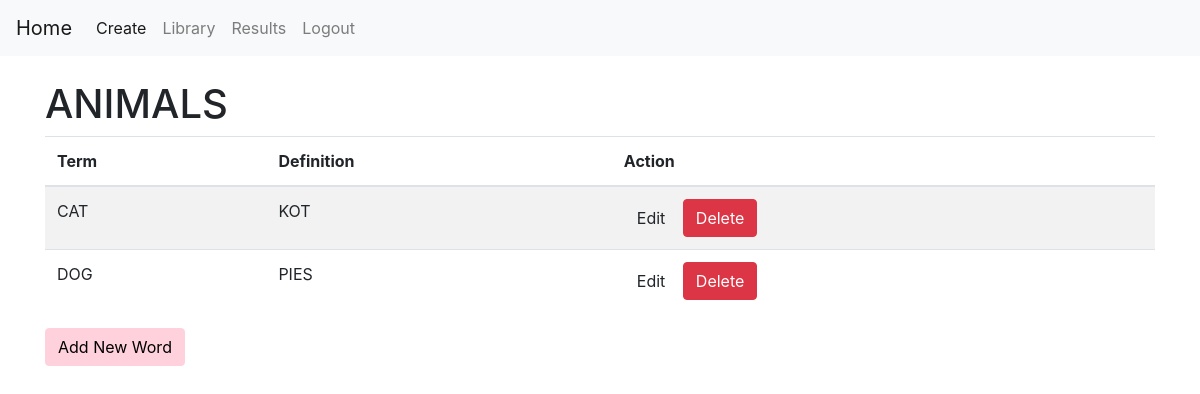
The page /edit_quiz/5 (signed in) on the database its author committed.
### tables this page shows
CREATE TABLE quizzes (
        quiz_id INTEGER PRIMARY KEY AUTOINCREMENT,
        quiz_name TEXT NOT NULL,
        user_id INTEGER NOT NULL
        );

CREATE TABLE vocabulary (
        word_id INTEGER PRIMARY KEY AUTOINCREMENT,
        quiz_id INTEGER NOT NULL,
        term TEXT NOT NULL,
        definition TEXT NOT NULL
        );

### flask-project/app.py (the view)
@app.route("/edit_quiz/<int:quiz_id>")
def edit_quiz(quiz_id):
    if "user_id" not in session:
        return redirect("/login")
    connection = sqlite3.connect("database.db")
    cursor = connection.cursor()
    cursor.execute(
        """
        SELECT word_id, term, definition
        FROM vocabulary
        WHERE quiz_id = ?
        """,
        (quiz_id,)
    )
    words = cursor.fetchall()
    cursor.execute(
        """
        SELECT quiz_name
        FROM quizzes
        WHERE quiz_id = ?
        """,
        (quiz_id,)
    )
    quiz_name = cursor.fetchone()[0]
    connection.close()
    return render_template(
        "edit_quiz.html",
        words=words,
        quiz_id=quiz_id,
        quiz_name=quiz_name
    )

### flask-project/templates/edit_quiz.html (shortened to what this page needs)
{% extends "base.html" %}
{% block content %}
<h1>{{ quiz_name }}</h1>
<table class="table table-striped">
    <thead>
        <tr>
            <th>Term</th>
            <th>Definition</th>
            <th>Action</th>
        </tr>
    </thead>
    <tbody>
    {% for word in words %}
        <tr>
            <td>{{ word[1] }}</td>
            <td>{{ word[2] }}</td>
            <td>
                <a href="/edit_word/{{ word[0] }}"
                   class="btn btn-lightblue">
                    Edit
                </a>
                <a href="/delete_word/{{ word[0] }}"
                   class="btn btn-danger">
                    Delete
                </a>
            </td>
        </tr>
    {% endfor %}
    </tbody>
</table>
<a href="/add_word/{{ quiz_id }}"
   class="btn btn-pink">
    Add New Word
</a>
{% endblock %}

### flask-project/templates/base.html (style rules this page uses)
.btn-pink { background-color: #ffd1dc; color: black; border: 1px solid #ffd1dc; }

### rows shown on the page
quizzes: quiz_name "ANIMALS"
vocabulary: term "CAT", definition "KOT"
vocabulary: term "DOG", definition "PIES"
